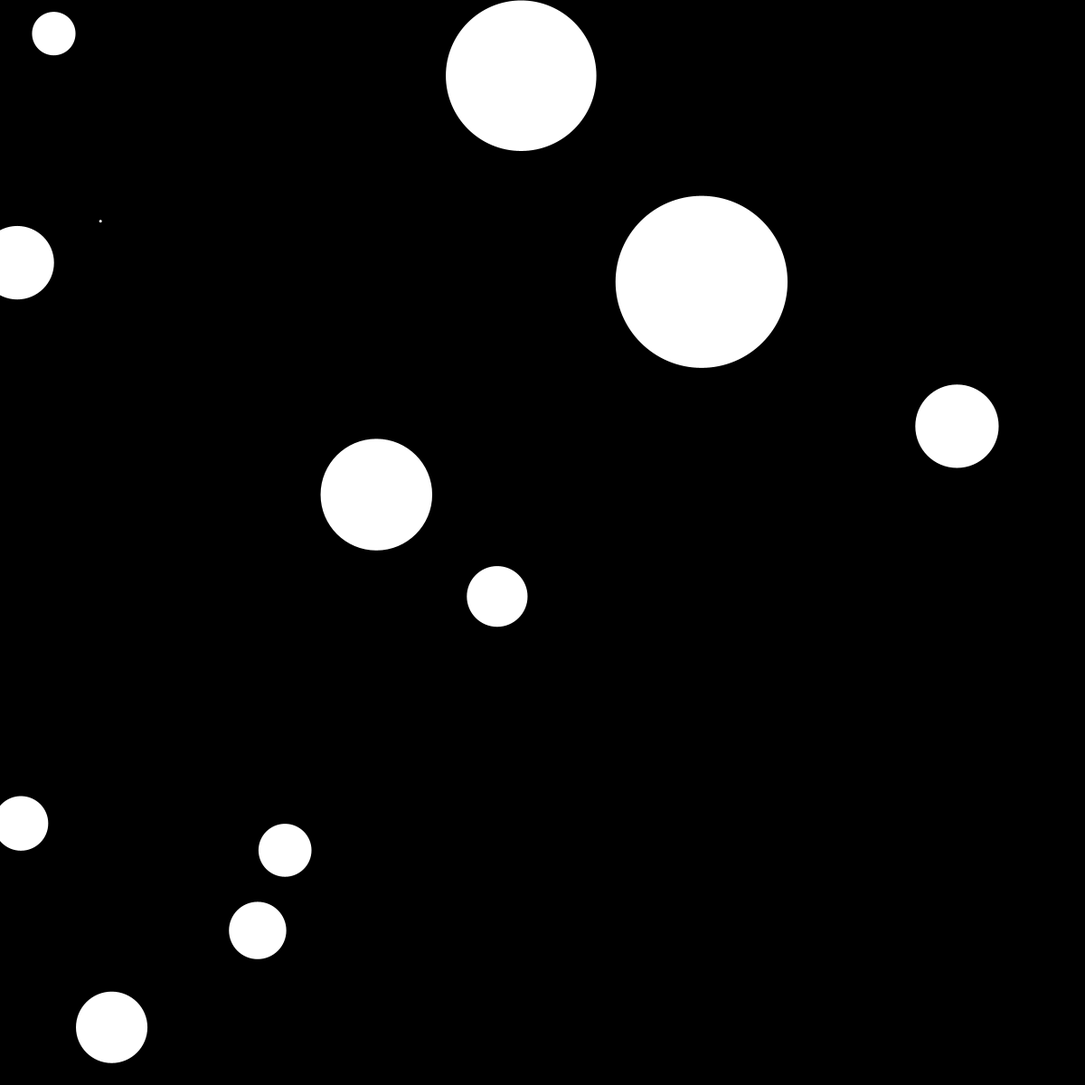
Frame 1 (no input)
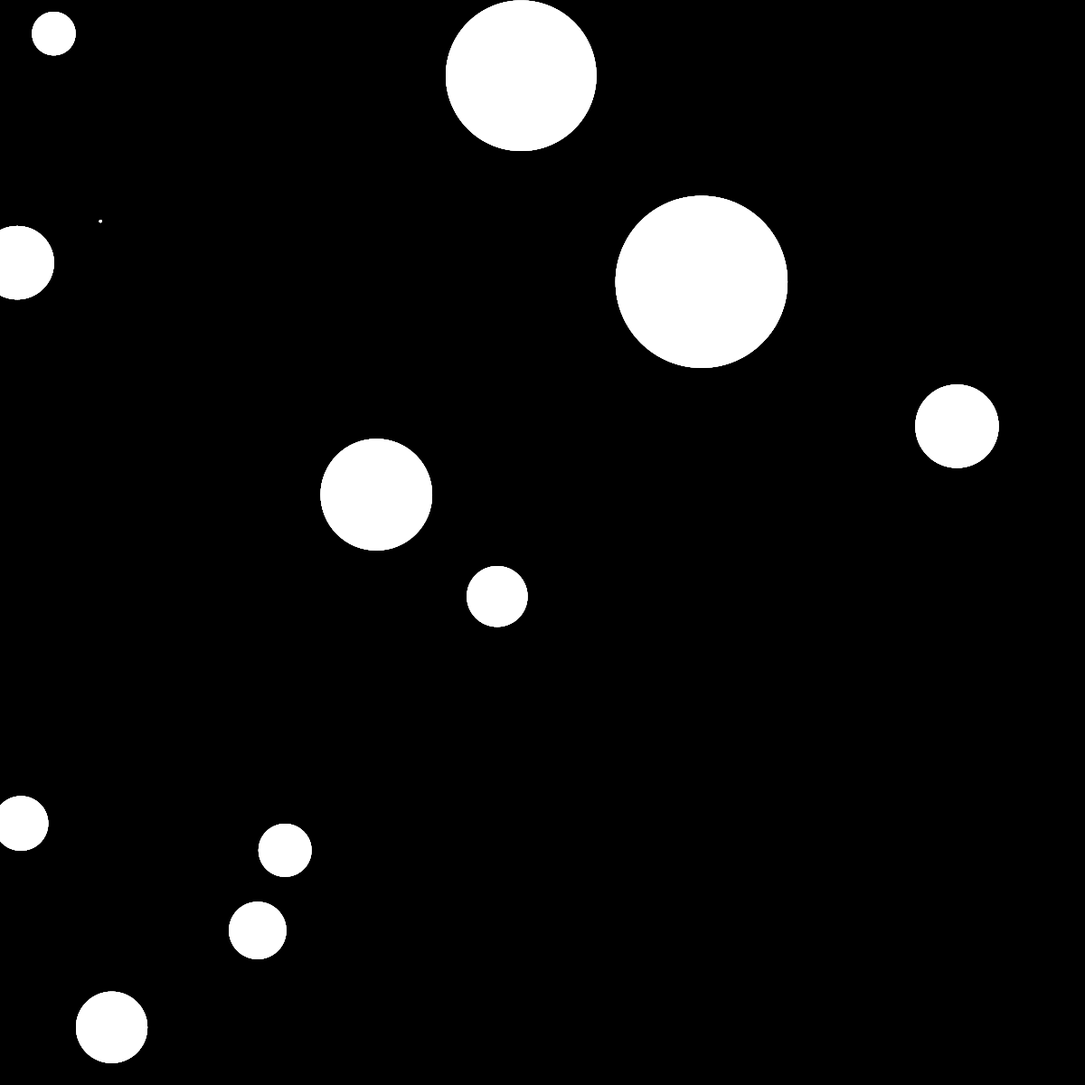
Frame 60 (the mouse pressed at the canvas centre just before this capture)
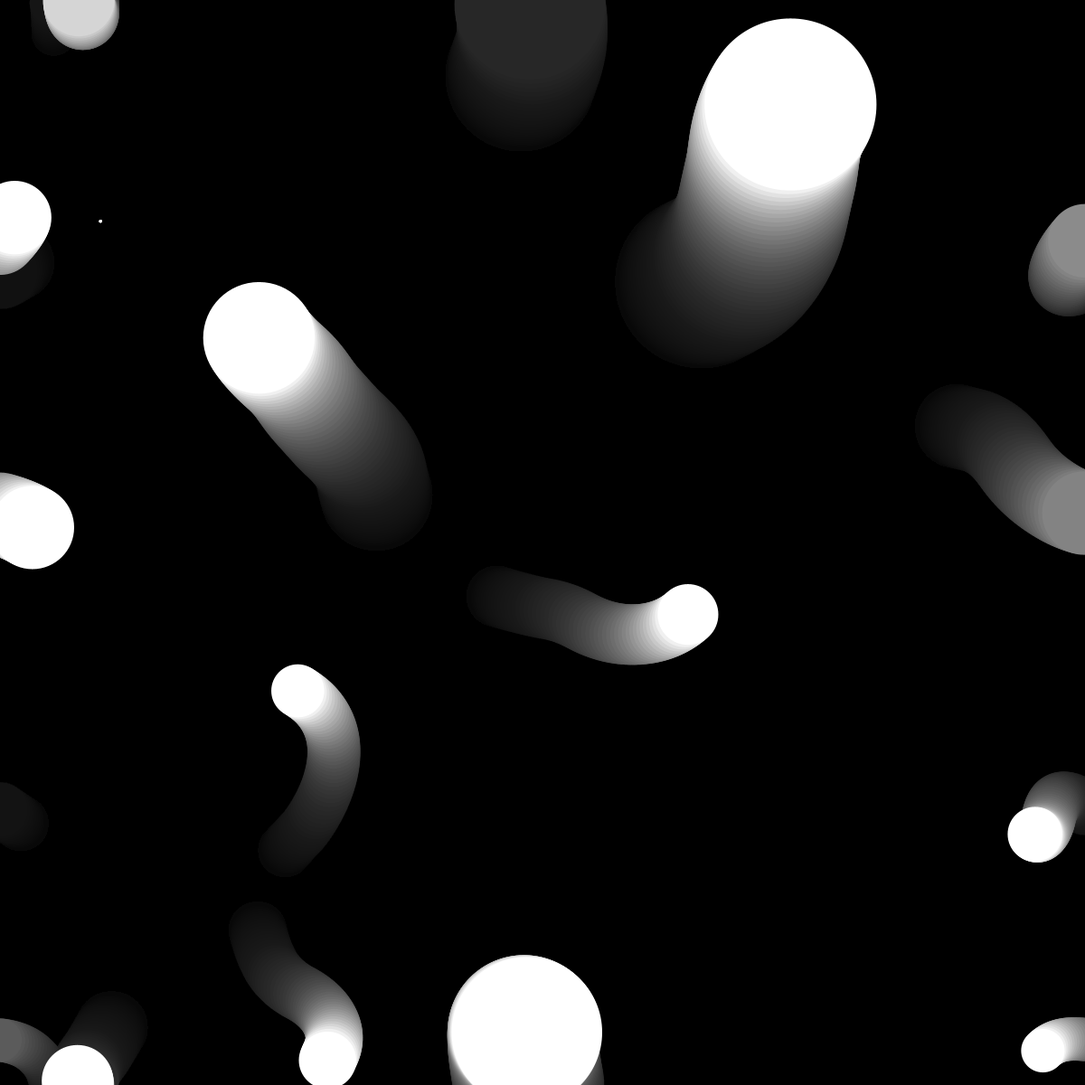
Frame 120 (the mouse held since frame 60 and released just before this capture)

The Processing sketch that drew these frames (run headless with seeded random() and noise(); from frame 60 on, the mouse is pressed at the canvas centre):

// Processing sketch: eye_repell
// ── eye_repell.pde

ArrayList<orb> O ;

float xoff ;
float yoff ;



void setup() {
  size(1200, 1200);
  background(0);

  O = new ArrayList<orb>();
  for (int i = 0; i < 12; i ++ ) {
    O.add(new orb(random(width), random(height)));
  }
  

  
}


void draw() {
   float aa = map(mouseX,0,width,0,15);
  fill(0, 15);
  rect(0, 0, width, height);
  noFill();

  float x = map(noise(xoff), 0, 1, 0, width);
  float y = map(noise(yoff), 0, 1, 0, height);

  noStroke();
  fill(255);
  //ellipse(x, y, 20, 20);

  xoff += 0.01 ;
  yoff += 0.02 ;

  for (orb oo : O) {
    oo.seperate(O , aa);
    oo.update(aa);
    oo.borders();
    oo.show();
  }
}

// ── Orbs.pde
class orb {
  PVector pos, vel, acc ;
  float r, mS, mF ;

  orb(float x_, float y_) {
    pos = new PVector(x_, y_);
    acc = new PVector(0, 0);
    vel = new PVector(0, 0);
    r = random(200) ;
    mS = 5 ;
    mF = 0.2 ;
  }

  void applyF(PVector F) {
    acc.add(F);
  }

  void seperate(ArrayList<orb> o, float aa_) {
    float sep = r*aa_ ;
    PVector sum = new PVector();
    int count = 0 ;
    for (orb other : o ) {
      float d = PVector.dist(other.pos, pos);
      if ((d>0)&&(d< sep)) {
        PVector diff = PVector.sub(pos, other.pos);
        diff.normalize();
        diff.div(d);
        sum.add(diff);
        count ++ ;
      }
    }
    
    if(count > 0 ){
      sum.setMag(mS);
      PVector steer = PVector.sub(sum,vel);
      steer.limit(mF);
      applyF(steer);
    }
  }

  void update(float aa_) {
    vel.add(acc);
    vel.limit(mS);
    pos.add(vel);
    acc.mult(0);
  }

  void show() {
    noStroke();
    fill(255);
    pushMatrix();
    translate(pos.x, pos.y);
    ellipse(0, 0, r, r);
    popMatrix();
  }
  
   void borders() {
    if (pos.x < 0) pos.x = width;
    if (pos.y < 0) pos.y = height;
    if (pos.x > width) pos.x = 0;
    if (pos.y > height) pos.y = 0;
  }
}
